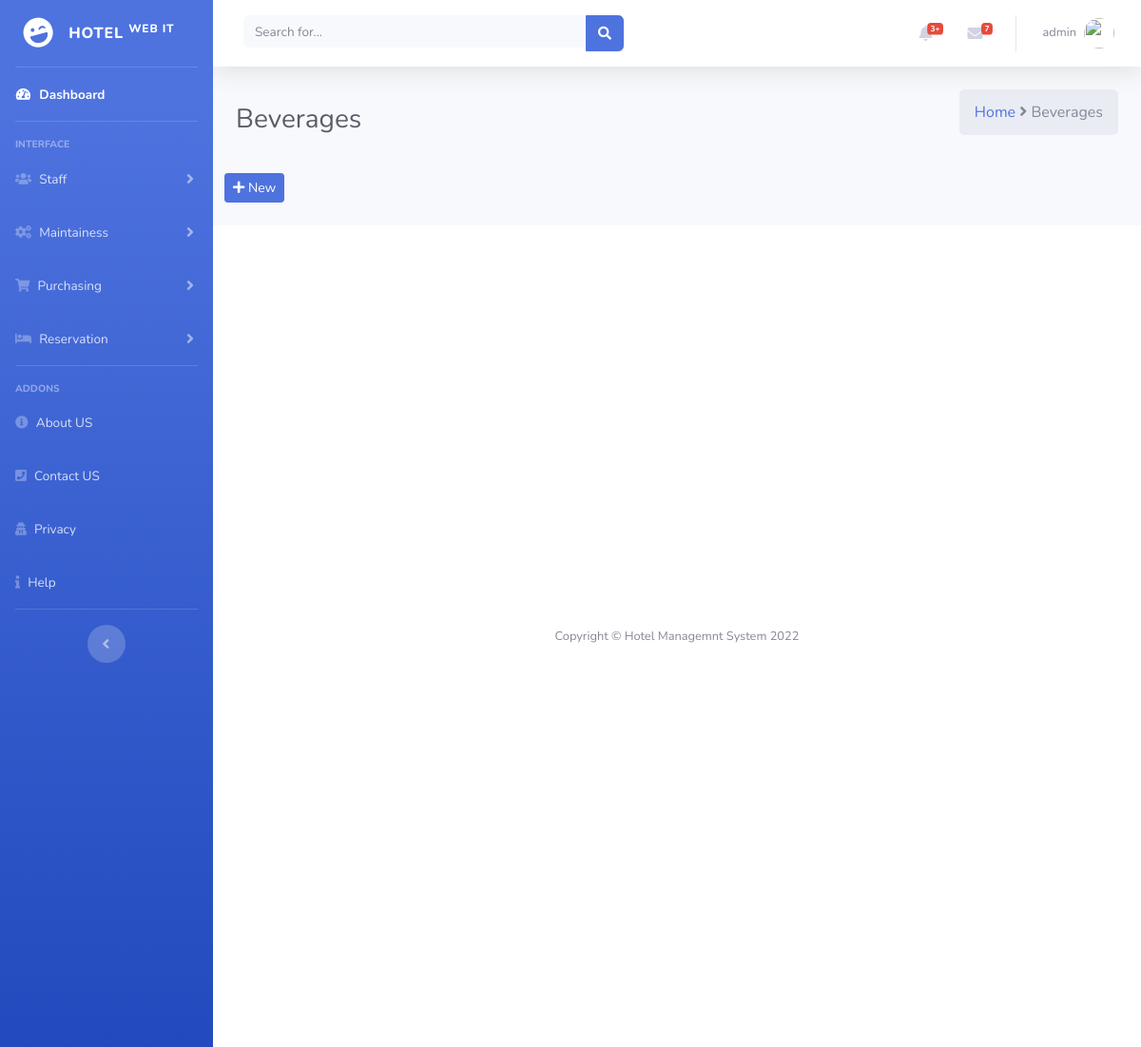
/pages/manage_beverage.php, run on an earlier commit of the app's database.
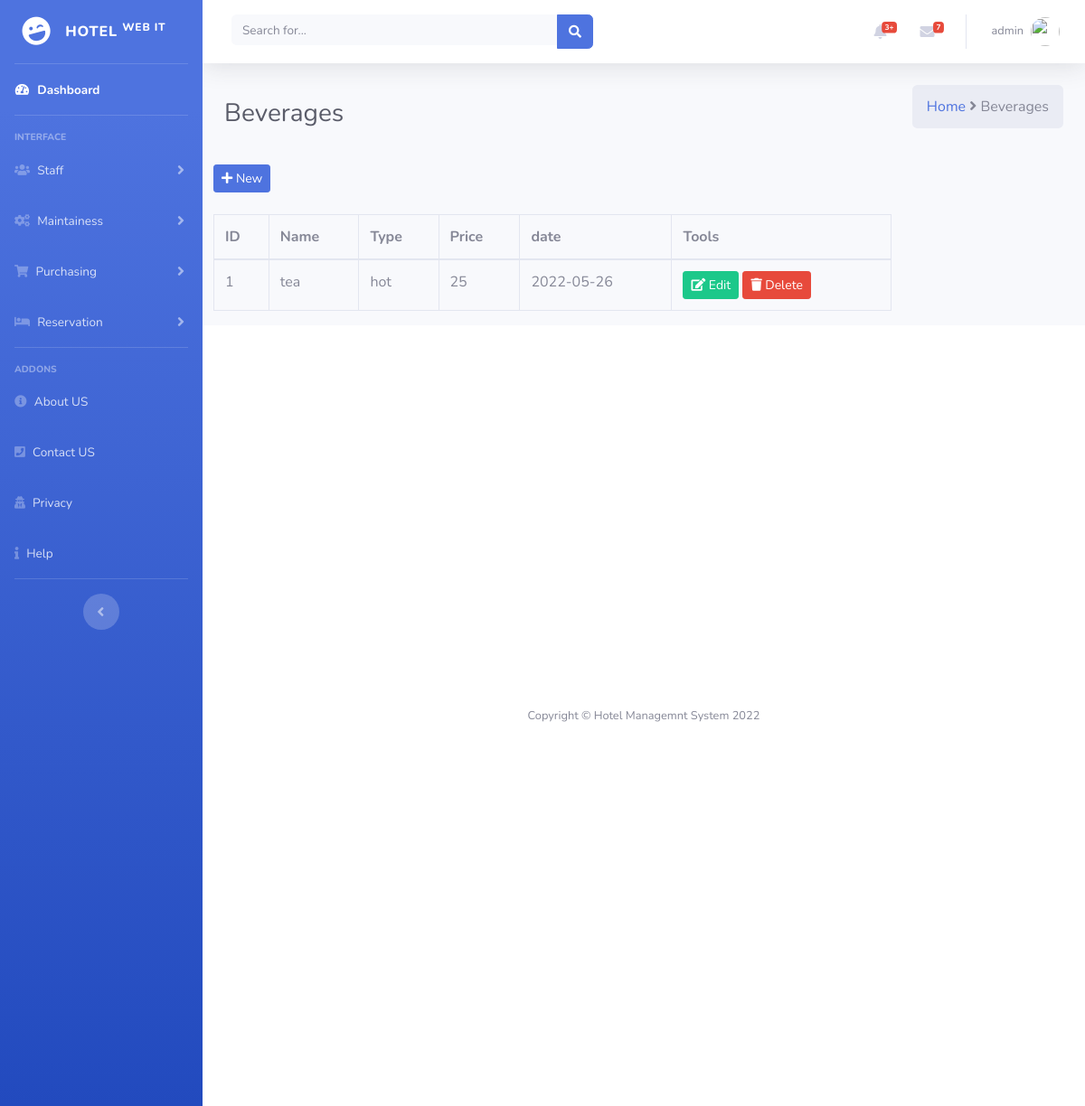
And on a later commit of the database.
### tables this page shows
CREATE TABLE `beverage` (
  `id` int(11) NOT NULL,
  `beid` varchar(20) NOT NULL,
  `bename` varchar(255) NOT NULL,
  `betype` varchar(255) NOT NULL,
  `beprice` varchar(50) NOT NULL,
  `bedate` date NOT NULL
);

### pages/modal/beverage_read.php (called while the page is built)
<?php
include "/xampp/htdocs/systemhotel/controller/config.php";
$sql = "SELECT * FROM beverage ORDER BY id DESC";
$result = mysqli_query($connection, $sql);

### pages/manage_beverage.php (the view, shortened to what this page needs)
<?php
include('../includes/header.php');
include('../includes/navbar1.php');
include "/xampp/htdocs/systemhotel/pages/modal/beverage_read.php";
?>
<div class="container-fluid">
    <div class="d-sm-flex align-items-center justify-content-between mb-4">
        <h1 class="h3 mb-0 text-gray-800">Beverages</h1>
        <ol class="breadcrumb">
            <li><a href="#"> Home </a></li>
            <li>&nbsp;<i class="fa fa-angle-right" aria-hidden="true"></i>&nbsp;</li>
            <li class="active">Beverages</li>
        </ol>
    </div>
    <div class="row">
      <div class="col-xs-12">
        <div class="box">
          <div class="box-header with-border">
              <a href="beverage.php" class="btn btn-primary btn-sm btn-flat"><i class="fa fa-plus"></i> New</a>
          </div>&nbsp;&nbsp;
          <div class="box-body">
            <?php if (mysqli_num_rows($result)) { ?>
            <table class="table table-bordered" id="example">
              <thead>
                <th>ID</th>
                <th>Name</th>
                <th>Type</th>
                <th>Price</th>
                <th>date</th>
                <th>Tools</th>
              </thead>
              <tbody>
              <?php
			  	      while($rows = mysqli_fetch_assoc($result)){
			  	    ?>
                <tr>
                  <td><?=$rows['beid'];?></td>
                  <td><?php echo $rows['bename']; ?></td>
                  <td><?php echo $rows['betype']; ?></td>
                  <td><?php echo $rows['beprice']; ?></td>
                  <td><?php echo $rows['bedate']; ?></td>
                  <td>
                    <a href="beverage-update.php?id=<?=$rows['id']?>" class="btn btn-success btn-sm btn-flat edit"><i class='fa fa-edit'></i> Edit</a></button>
                    <a href="modal/beverage_delete.php?id=<?=$rows['id']?>"  class="btn btn-danger btn-sm btn-flat delete"><i class='fa fa-trash'></i> Delete</a></button>
                  </td>
                </tr>
                <?php } ?>
              </tbody>
            </table>
            <?php } ?>
          </div>
        </div>
      </div>
    </div>
</div>
<?php
include('../includes/footer.php');
?>

What changed in the data, as far as the page shows it:
added beverage: beid "1", bename "tea", betype "hot", beprice "25", bedate "2022-05-26"
Also different on the page:
text now shown: "ID Name Type Price date Tools"
